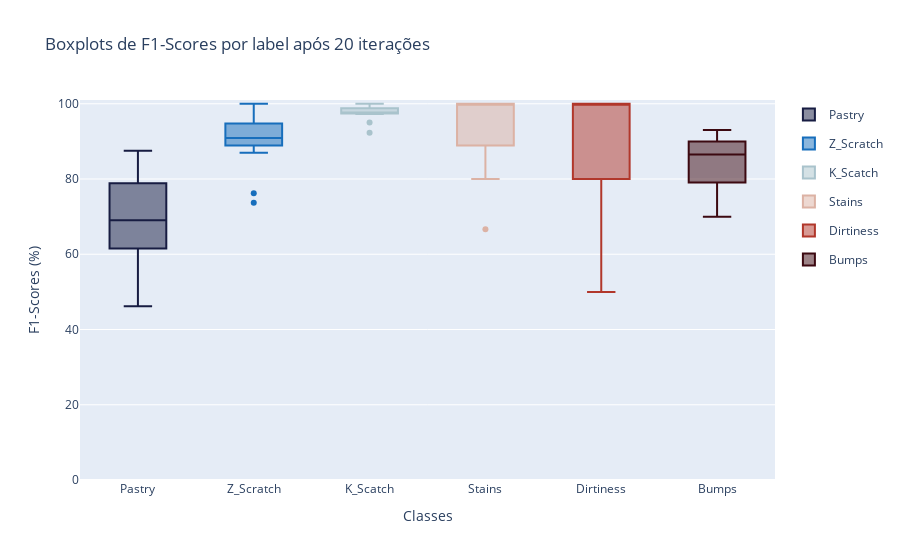

Notebook code for this chart:
### Code cell
plot_label_metrics(knn_res, 'f1-scores', export=True, filename='knn_f1', path='../figs/metrics')

### Figure 1 — Plotly figure (JSON) as saved in the notebook; plotly's stock layout.template omitted (floating-point values rounded to 4 significant figures)
{"data": [{"legendgroup": "0", "marker": {"color": "rgb(23, 28, 66)"}, "name": "Pastry", "type": "box", "y": [76.92, 80, 57.14, 61.54, 66.67, 66.67, 77.78, 80, 75, 57.14, 58.82, 87.5, 82.35, 66.67, 66.67, 71.43, 75, 46.15, 61.54, 80]}, {"legendgroup": "1", "marker": {"color": "rgb(23, 110, 188)"}, "name": "Z_Scratch", "type": "box", "y": [94.74, 94.74, 95.24, 76.19, 86.96, 95.24, 94.74, 90, 94.74, 90, 73.68, 88.89, 87.5, 100, 88.89, 100, 94.12, 88.89, 90.91, 90.91]}, {"legendgroup": "2", "marker": {"color": "rgb(169, 195, 204)"}, "name": "K_Scatch", "type": "box", "y": [97.44, 100, 97.3, 97.3, 97.44, 100, 97.44, 100, 95, 92.31, 97.44, 97.56, 97.56, 97.44, 97.56, 97.44, 97.56, 100, 97.44, 100]}, {"legendgroup": "3", "marker": {"color": "rgb(220, 178, 164)"}, "name": "Stains", "type": "box", "y": [100, 100, 66.67, 100, 85.71, 88.89, 88.89, 100, 100, 100, 100, 85.71, 100, 100, 100, 100, 100, 100, 80, 100]}, {"legendgroup": "4", "marker": {"color": "rgb(177, 55, 43)"}, "name": "Dirtiness", "type": "box", "y": [100, 100, 85.71, 100, 85.71, 50, 80, 100, 66.67, 80, 100, 85.71, 100, 80, 80, 100, 100, 100, 100, 100]}, {"legendgroup": "5", "marker": {"color": "rgb(60, 9, 17)"}, "name": "Bumps", "type": "box", "y": [93.02, 90.48, 79.07, 79.07, 85, 87.8, 84.21, 93.02, 86.49, 70, 76.92, 91.89, 90, 90, 82.93, 88.37, 90, 79.07, 78.05, 86.49]}], "layout": {"autosize": true, "title": {"text": "Boxplots de F1-Scores por label após 20 iterações"}, "xaxis": {"autorange": true, "range": [-0.5, 5.5], "title": {"text": "Classes"}, "type": "category"}, "yaxis": {"range": [0, 101], "title": {"text": "F1-Scores (%)"}, "type": "linear"}}}
